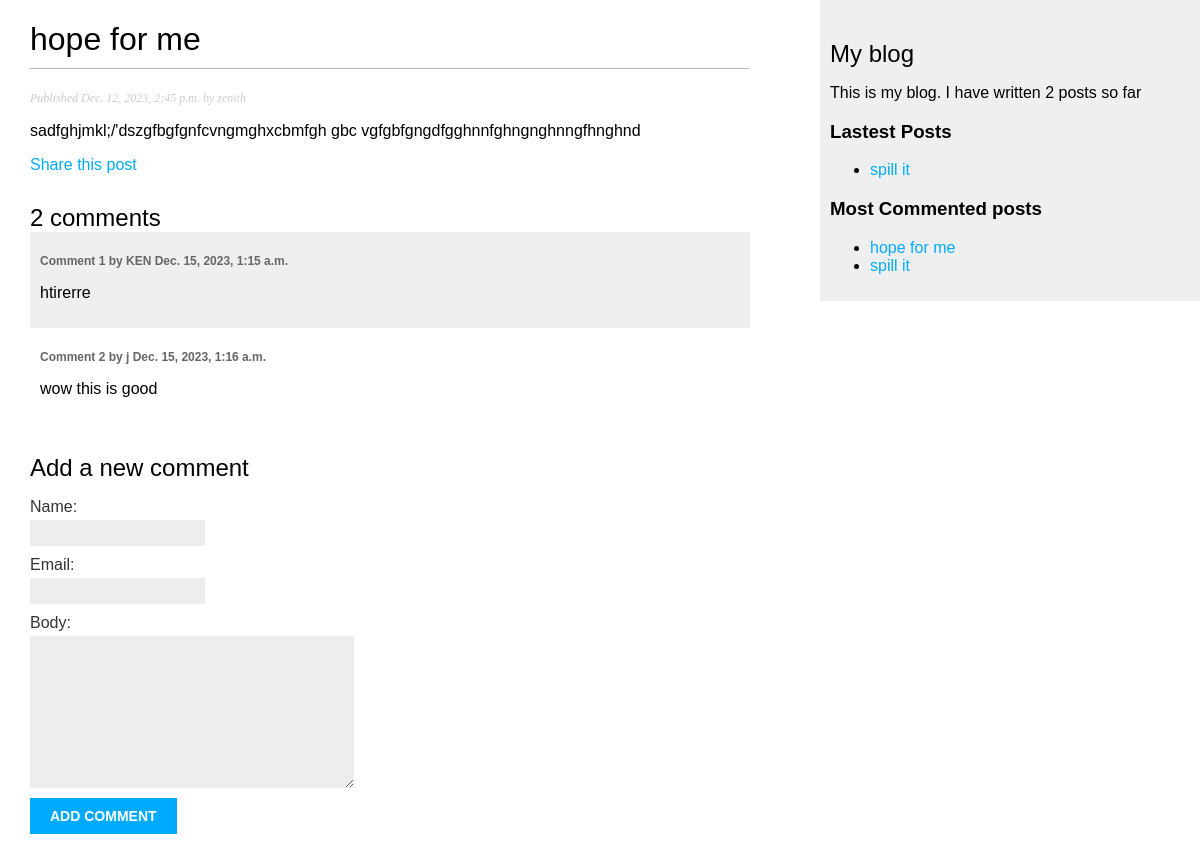
The app's page /blog/2023/12/12/hope-for-me, older data.
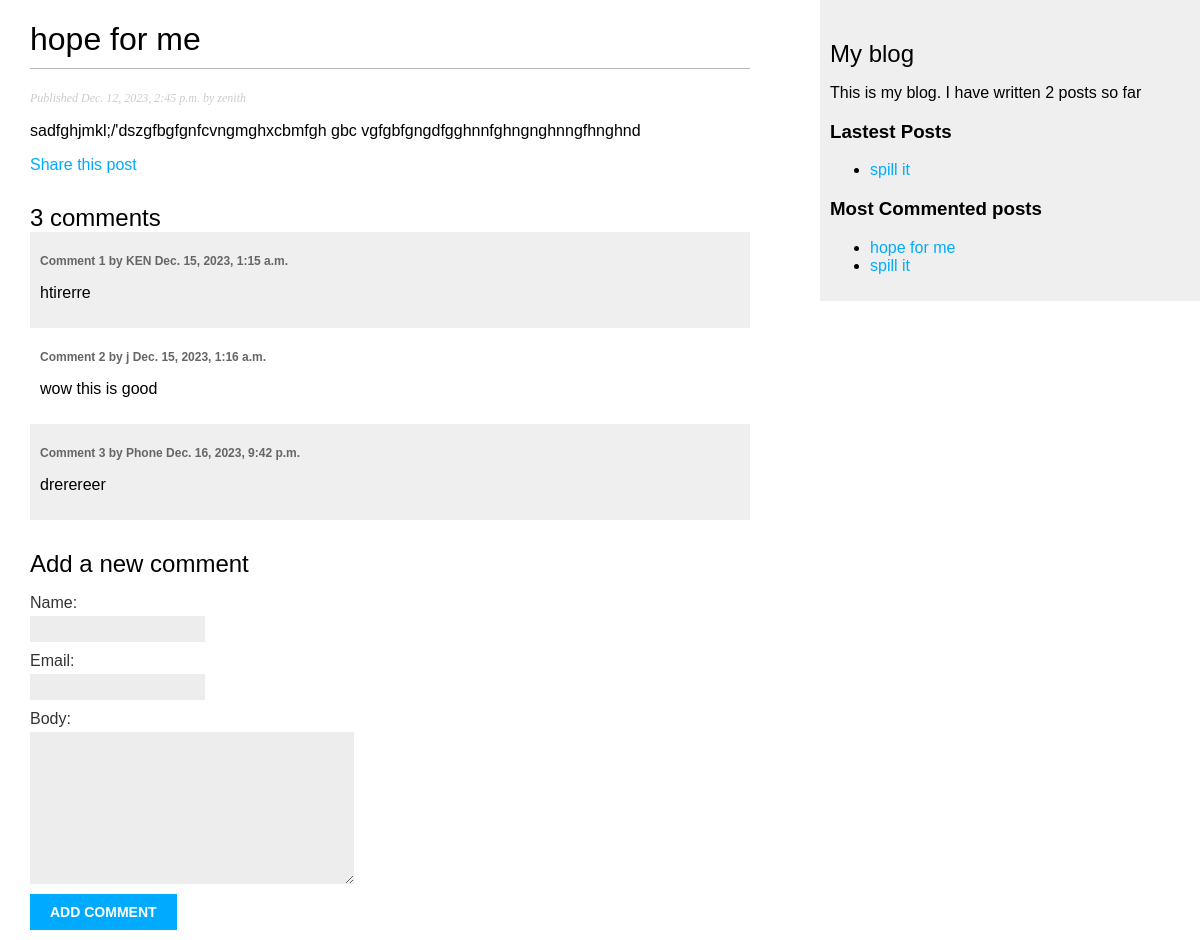
The same page, newer data.
### blog/models.py (models this page shows, shortened)
class Comment(models.Model):
    post = models.ForeignKey(Post,
                             on_delete=models.CASCADE,
                             related_name='comments')
    name = models.CharField(max_length=80)
    email = models.EmailField()
    body = models.TextField()
    created = models.DateTimeField(auto_now_add=True)
    updated = models.DateTimeField(auto_now=True)
    active = models.BooleanField(default=True)
    class Meta:
        ordering = ('created',)

class Post(models.Model):
    STATUS_CHOICES = (
        ('draft','Draft'),
   ('published', 'Published')
    )
    title = models.CharField(max_length=250)
    slug =models.SlugField(max_length=250, unique_for_date='publish')
    author = models.ForeignKey(User, on_delete=models.CASCADE,related_name='blog_post')
    body = models.TextField()
    publish = models.DateTimeField(default=timezone.now)
    created = models.DateTimeField(auto_now_add=True)
    updated = models.DateTimeField(auto_now=True)
    status = models.CharField(max_length=10,
                              choices=STATUS_CHOICES,
                              default='draft')
    tags = TaggableManager()
    objects = models.Manager() # The default manager.
    published = PublishedManager() # Our custom manager.
    def get_absolute_url(self):
        return reverse('blog:post_detail',
                       args=[self.publish.year,
                             self.publish.month,
                             self.publish.day, self.slug])
    class Meta:
        ordering = ('-publish',)

### blog/views.py (the view)
# urls.py: path('<int:year>/<int:month>/<int:day>/<slug:post>',views.post_detail,name='post_detail'),
def post_detail(request, year, month, day, post):
    post = get_object_or_404(Post, slug=post,
                                   status='published',
                                   publish__year=year,
                                   publish__month=month,
                                   publish__day=day)
    comments = post.comments.filter(active=True)
    new_comment = None
    if request.method == "POST":
        comment_form = CommentForm(data=request.POST)
        if comment_form.is_valid():
            new_comment = comment_form.save(commit=False)
            new_comment.post = post
            new_comment.save()
    else:
        comment_form = CommentForm()
    return render(request,
                  'blog/post/detail.html',
                  {'post': post,
                  'comments':comments,
                  'new_comment':new_comment,
                  'comment_form' :comment_form
                  })

### blog/forms.py
class CommentForm(forms.ModelForm):
    class Meta:
        model = Comment
        fields = ('name','email','body')

### blog/models.py (called while the page is built)
    def get_queryset(self):
        return super(PublishedManager, self).get_queryset().filter(status='published')

### blog/templatetags/blog_tags.py (called while the page is built)
@register.simple_tag
def total_posts():
    return Post.published.count()

@register.inclusion_tag('blog/post/lastest_posts.html')
def show_latest_posts(count=5):
    lastest_posts = Post.published.order_by('-publish')[:count]
    return {'lastest_posts':lastest_posts}

@register.simple_tag
def get_most_commented_posts(count=5):
    return Post.published.annotate(
        total_comments = Count('comments')
    ).order_by('-total_comments')[:count]

@register.filter(name='markdown')
def markdown_format(text):
    return mark_safe(markdown.markdown(text))

### blog/templates/blog/post/detail.html (shortened to what this page needs)
{% extends "blog/base.html" %}
{% load blog_tags%}
{% block content %}
  <h1>{{ post.title }}</h1>
  <p class="date">
    Published {{ post.publish }} by {{ post.author }}
  </p>
  {{ post.body|markdown }}
  <p>
    <a href="{% url "blog:post_share" post.id %}">
      Share this post
    </a>
  </p>
  {% with comments.count as total_comments %}
  <h2>
    {{ total_comments }} comment{{ total_comments|pluralize }}
  </h2>
{% endwith %}
{% for comment in comments %}
  <div class="comment">
    <p class="info">
      Comment {{ forloop.counter }} by {{ comment.name }}
      {{ comment.created }}
    </p>
    {{ comment.body|linebreaks }}
  </div>
{% empty %}
  <p>There are no comments yet.</p>
{% endfor %}
{% if new_comment %}
  <h2>Your comment has been added.</h2>
{% else %}
  <h2>Add a new comment</h2>
  <form method="post">
    {{ comment_form.as_p }}
    <p><input type="submit" value="Add comment"></p>
  </form>
{% endif %}
{% endblock %}

### blog/templates/blog/base.html (shortened to what this page needs)
{% load blog_tags %}
{% load static %}
<!DOCTYPE html>
<html>
<head>
  <link href="{% static "css/blog.css" %}" rel="stylesheet">
</head>
<body>
  <div id="content">
    {% block content %}
    {% endblock %}
  </div>
  <div id="sidebar">
    <h2>My blog</h2>
    <p>This is my blog. I have written {% total_posts%} posts so far</p>
    <h3> Lastest Posts</h3>
    {% show_latest_posts 1 %}
    <h3> Most Commented posts</h3>
    {% get_most_commented_posts as most_commented_posts %}
    <ul>
      {% for post in most_commented_posts%}
      <li>
        <a href="{{post.get_absolute_url}}">{{post.title}}</a>
      </li>
      {% endfor %}
    </ul>
  </div>
</body>
</html>

### blog/templates/blog/post/lastest_posts.html
<ul>
    {% for post in lastest_posts%}
    <li>
        <a href="{{post.get_absolute_url}}">{{post.title}}</a>
    </li>
    {% endfor %}
</ul>

Row changes from the older to the newer data that the page shows:
added Comment: name "Phone", created "Dec. 16, 2023, 9:42 p.m.", body "drerereer"
Text that changed along with them:
{{ total_comments }}: "2" → "3"
